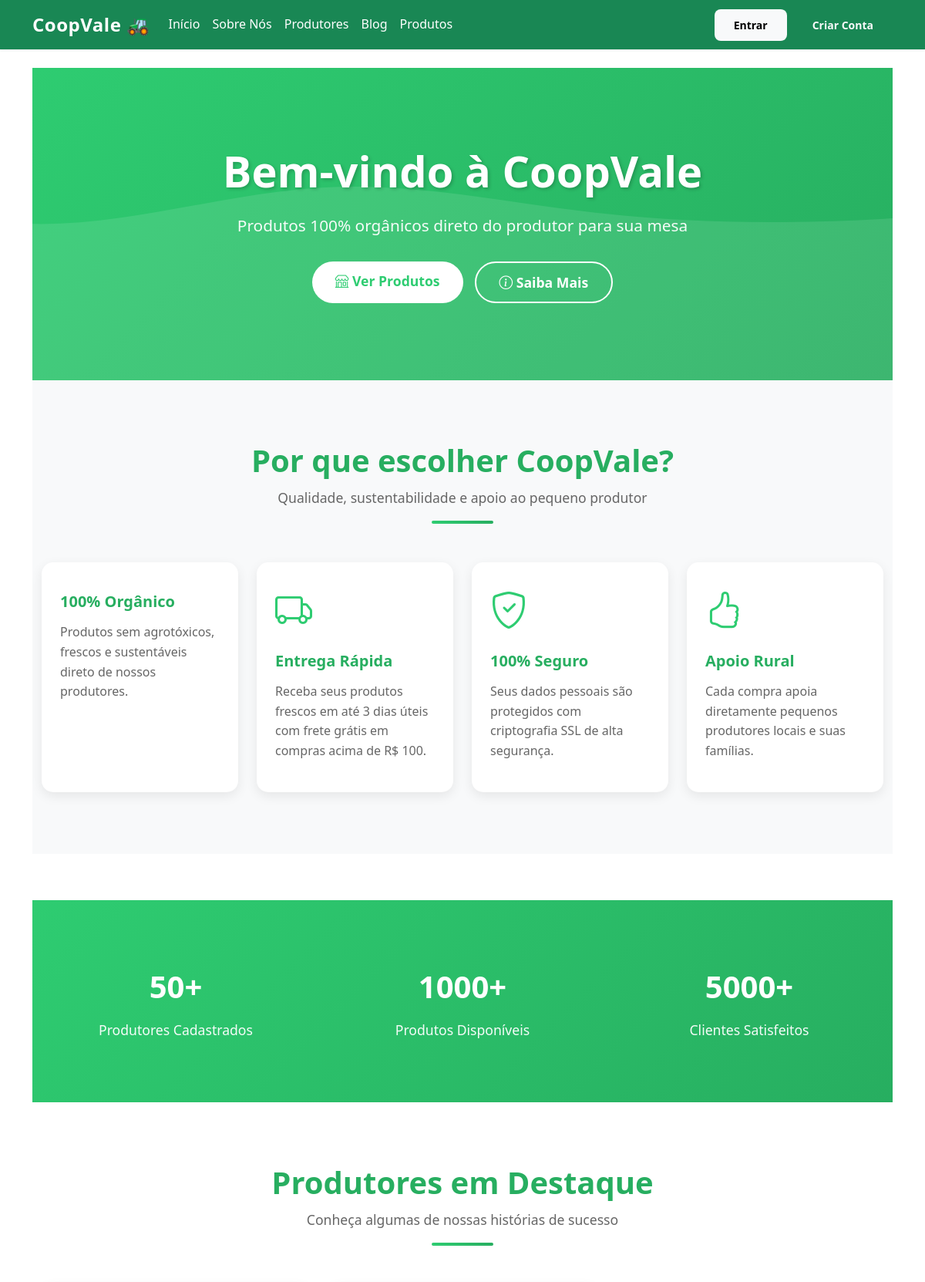
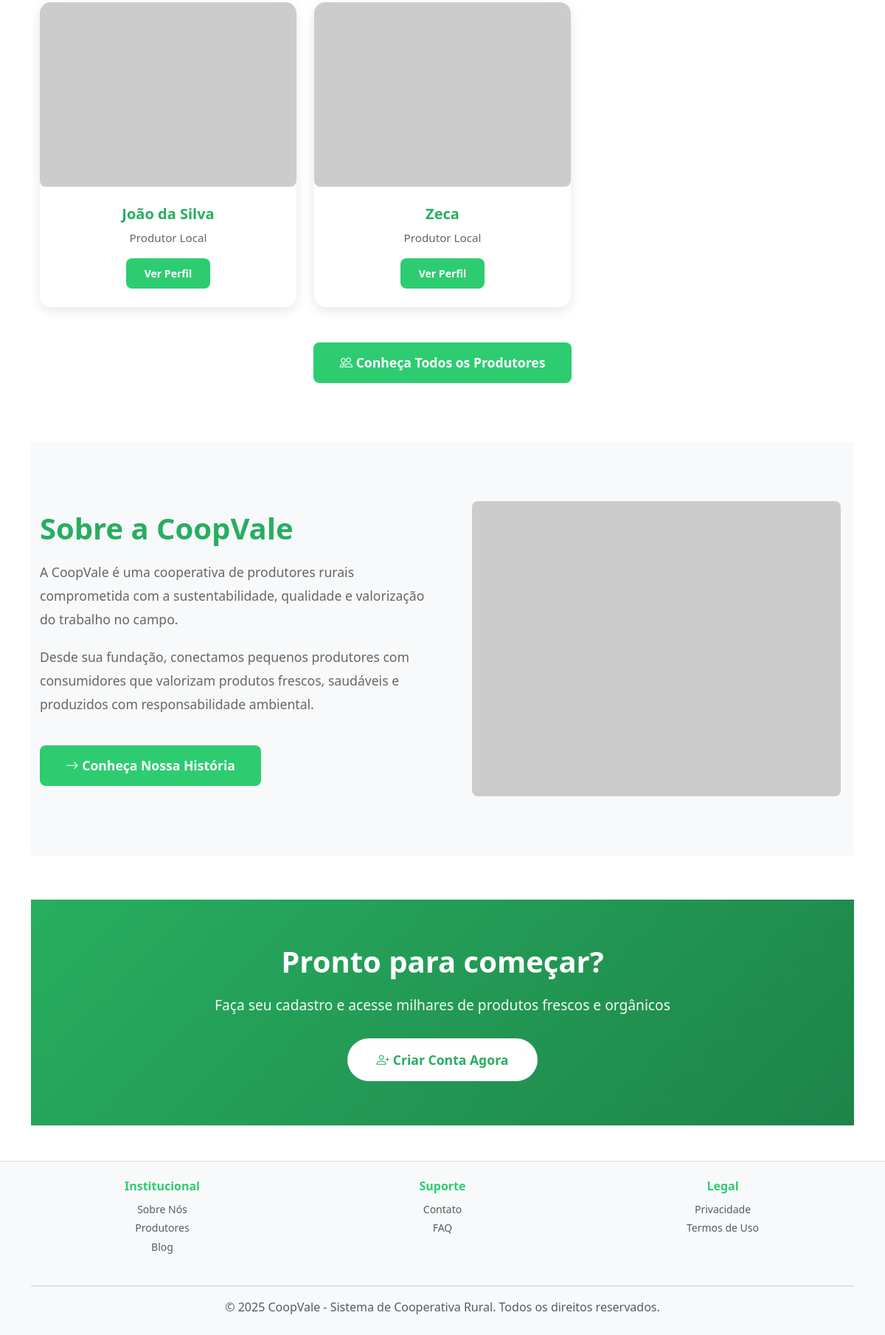
The app's page /institucional/home with its own data (2 pictures, top to bottom).
### app/models/models.py (models this page shows)
class Produtor(db.Model):
    id = db.Column(db.Integer, primary_key=True)
    usuario_id = db.Column(db.Integer, db.ForeignKey(
        "usuario.id"), unique=True, nullable=False)
    nome = db.Column(db.String(100), nullable=False)
    cpf = db.Column(db.String(14))
    telefone = db.Column(db.String(20))
    endereco = db.Column(db.Text)
    certificacoes = db.Column(db.Text)
    produtos = db.relationship("Produto", backref="produtor", lazy=True)
    categorias = db.relationship('Categoria', secondary=produtor_categoria,
                                 lazy='subquery', backref=db.backref('produtores', lazy=True))

### app/blueprints/institucional/routes.py (the view)
@institucional_bp.route('/home')
def home():
    produtores_destaque = Produtor.query.join(Usuario).filter(Usuario.ativo == True).limit(3).all()
    return render_template('institucional/home.html', produtores=produtores_destaque)

### app/templates/institucional/home.html (shortened to what this page needs)
{% extends "base.html" %}
{% block conteudo %}
<section class="hero-section">
    <div class="hero-content">
        <div class="container">
            <h1>Bem-vindo à CoopVale</h1>
            <p>Produtos 100% orgânicos direto do produtor para sua mesa</p>
            <div class="hero-buttons">
                <a href="{{ url_for('produtos.listar_produtos') }}" class="btn btn-hero btn-hero-primary">
                    <i class="bi bi-shop"></i> Ver Produtos
                </a>
                <a href="{{ url_for('institucional.sobre') }}" class="btn btn-hero btn-hero-secondary">
                    <i class="bi bi-info-circle"></i> Saiba Mais
                </a>
            </div>
        </div>
    </div>
</section>
<section class="featured-section">
    <div class="container">
        <div class="section-title">
            <h2>Por que escolher CoopVale?</h2>
            <p>Qualidade, sustentabilidade e apoio ao pequeno produtor</p>
            <div class="title-underline"></div>
        </div>
        <div class="row g-4">
            <div class="col-md-6 col-lg-3">
                <div class="card card-feature p-4">
                    <h5>100% Orgânico</h5>
                    <p>Produtos sem agrotóxicos, frescos e sustentáveis direto de nossos produtores.</p>
                </div>
            </div>
            <div class="col-md-6 col-lg-3">
                <div class="card card-feature p-4">
                    <div class="card-feature-icon">
                        <i class="bi bi-truck"></i>
                    </div>
                    <h5>Entrega Rápida</h5>
                    <p>Receba seus produtos frescos em até 3 dias úteis com frete grátis em compras acima de R$ 100.</p>
                </div>
            </div>
            <div class="col-md-6 col-lg-3">
                <div class="card card-feature p-4">
                    <div class="card-feature-icon">
                        <i class="bi bi-shield-check"></i>
                    </div>
                    <h5>100% Seguro</h5>
                    <p>Seus dados pessoais são protegidos com criptografia SSL de alta segurança.</p>
                </div>
            </div>
            <div class="col-md-6 col-lg-3">
                <div class="card card-feature p-4">
                    <div class="card-feature-icon">
                        <i class="bi bi-hand-thumbs-up"></i>
                    </div>
                    <h5>Apoio Rural</h5>
                    <p>Cada compra apoia diretamente pequenos produtores locais e suas famílias.</p>
                </div>
            </div>
        </div>
    </div>
</section>
<section class="stats-section">
    <div class="container">
        <div class="row text-center">
            <div class="col-md-4">
                <div class="stat-item">
                    <div class="stat-number">50+</div>
                    <div class="stat-label">Produtores Cadastrados</div>
                </div>
            </div>
            <div class="col-md-4">
                <div class="stat-item">
                    <div class="stat-number">1000+</div>
                    <div class="stat-label">Produtos Disponíveis</div>
                </div>
            </div>
            <div class="col-md-4">
                <div class="stat-item">
                    <div class="stat-number">5000+</div>
                    <div class="stat-label">Clientes Satisfeitos</div>
                </div>
            </div>
        </div>
    </div>
</section>
<section class="produtores-section">
    <div class="container">
        <div class="section-title">
            <h2>Produtores em Destaque</h2>
            <p>Conheça algumas de nossas histórias de sucesso</p>
            <div class="title-underline"></div>
        </div>
        <div class="row g-4">
            {% if produtores %}
                {% for produtor in produtores %}
                <div class="col-md-6 col-lg-4">
                    <div class="card produtor-card">
                        <img src="https://via.placeholder.com/400x250?text={{ produtor.nome }}" alt="{{ produtor.nome }}">
                        <div class="produtor-info">
                            <h5>{{ produtor.nome }}</h5>
                            <p>{{ produtor.especialidade if produtor.especialidade else 'Produtor Local' }}</p>
                            <a href="{{ url_for('produtor.ver_perfil') }}" class="btn btn-sm btn-success mt-3">
                                Ver Perfil
                            </a>
                        </div>
                    </div>
                </div>
                {% endfor %}
            {% else %}
                <div class="col-12">
                    <div class="alert alert-info text-center">
                        <p>Produtores em destaque em breve!</p>
                    </div>
                </div>
            {% endif %}
        </div>
        <div class="text-center mt-5">
            <a href="{{ url_for('institucional.produtores') }}" class="btn btn-success btn-lg">
                <i class="bi bi-people"></i> Conheça Todos os Produtores
            </a>
        </div>
    </div>
</section>
<section class="about-preview">
    <div class="container">
        <div class="about-content">
            <div class="about-text col-lg-6">
                <h2>Sobre a CoopVale</h2>
                <p>A CoopVale é uma cooperativa de produtores rurais comprometida com a sustentabilidade, qualidade e valorização do trabalho no campo.</p>
                <p>Desde sua fundação, conectamos pequenos produtores com consumidores que valorizam produtos frescos, saudáveis e produzidos com responsabilidade ambiental.</p>
                <a href="{{ url_for('institucional.sobre') }}" class="btn btn-success btn-lg">
                    <i class="bi bi-arrow-right"></i> Conheça Nossa História
                </a>
            </div>
            <div class="col-lg-6">
                <img src="https://via.placeholder.com/500x400?text=CoopVale" alt="CoopVale" class="img-fluid">
            </div>
        </div>
    </div>
</section>
<section class="cta-section">
    <div class="container">
        <h2>Pronto para começar?</h2>
        <p>Faça seu cadastro e acesse milhares de produtos frescos e orgânicos</p>
        <a href="{{ url_for('auth.registro') }}" class="btn-cta">
            <i class="bi bi-person-plus"></i> Criar Conta Agora
        </a>
    </div>
</section>
{% endblock %}

### app/static/style.css (style rules this page uses)
:root { --primary-color: #2ecc71; --primary-dark: #27ae60; --secondary-color: #f39c12; --light-bg: #f8f9fa; --border-color: #e0e0e0; --text-dark: #333; --text-muted: #666; }
* { margin: 0; padding: 0; box-sizing: border-box; }
html, body { height: 100%; }
body { font-family: 'Segoe UI', Tahoma, Geneva, Verdana, sans-serif; color: var(--text-dark); background-color: #fff; line-height: 1.6; }
.btn { border-radius: 8px; font-weight: 600; transition: all 0.3s ease; border: none; padding: 10px 25px; }
.btn-success { background-color: var(--primary-color); border-color: var(--primary-color); }
.btn-lg { padding: 14px 35px; font-size: 1.1rem; }
.card { border: none; border-radius: 12px; box-shadow: 0 2px 10px rgba(0, 0, 0, 0.08); transition: all 0.3s ease; }
a { color: var(--primary-color); text-decoration: none; transition: all 0.3s ease; }
img { max-width: 100%; height: auto; border-radius: 8px; }
::placeholder { color: #999; opacity: 0.7; }

### app/templates/institucional/home.html (style rules this page uses)
.hero-section { background: linear-gradient(135deg, #2ecc71 0%, #27ae60 100%); color: white; padding: 100px 0; text-align: center; position: relative; overflow: hidden; }
.hero-section::before { content: ''; position: absolute; top: 0; left: 0; right: 0; bottom: 0; background-size: cover; }
.hero-content { position: relative; z-index: 1; }
.hero-section h1 { font-size: 3.5rem; font-weight: 700; margin-bottom: 20px; text-shadow: 2px 2px 4px rgba(0,0,0,0.2); }
.hero-section p { font-size: 1.3rem; margin-bottom: 30px; opacity: 0.95; }
.hero-buttons { display: flex; gap: 15px; justify-content: center; flex-wrap: wrap; }
.btn-hero { padding: 12px 30px; font-size: 1.1rem; font-weight: 600; border-radius: 50px; transition: all 0.3s ease; }
.btn-hero-primary { background-color: white; color: #2ecc71; border: none; }
.btn-hero-secondary { background-color: transparent; color: white; border: 2px solid white; }
.featured-section { padding: 80px 0; background-color: #f8f9fa; }
.section-title { text-align: center; margin-bottom: 50px; position: relative; }
.section-title h2 { font-size: 2.5rem; font-weight: 700; color: #27ae60; margin-bottom: 10px; }
.section-title p { font-size: 1.1rem; color: #666; }
.title-underline { width: 80px; height: 4px; background: linear-gradient(90deg, #2ecc71, #27ae60); margin: 15px auto 0; border-radius: 2px; }
.card-feature { border: none; border-radius: 15px; overflow: hidden; transition: all 0.3s ease; height: 100%; box-shadow: 0 5px 15px rgba(0,0,0,0.08); }
.card-feature-icon { font-size: 3rem; color: #2ecc71; margin-bottom: 15px; }
.card-feature h5 { color: #27ae60; font-weight: 700; margin-bottom: 15px; }
.card-feature p { color: #666; line-height: 1.6; }
.stats-section { background: linear-gradient(135deg, #2ecc71 0%, #27ae60 100%); color: white; padding: 60px 0; margin-top: 60px; }
.stat-item { text-align: center; padding: 20px; }
.stat-number { font-size: 2.5rem; font-weight: 700; margin-bottom: 10px; }
.stat-label { font-size: 1.1rem; opacity: 0.95; }
.produtores-section { padding: 80px 0; }
.produtor-card { border-radius: 15px; overflow: hidden; box-shadow: 0 5px 15px rgba(0,0,0,0.1); transition: all 0.3s ease; text-align: center; border: none; }
.produtor-card img { width: 100%; height: 250px; object-fit: cover; }
.produtor-info { padding: 25px; }
.produtor-info h5 { color: #27ae60; font-weight: 700; margin-bottom: 8px; }
.produtor-info p { color: #666; font-size: 0.95rem; margin-bottom: 0; }
.cta-section { background: linear-gradient(135deg, #27ae60 0%, #1e8449 100%); color: white; padding: 60px 0; text-align: center; margin: 60px 0 0 0; }
.cta-section h2 { font-size: 2.5rem; margin-bottom: 20px; font-weight: 700; }
.cta-section p { font-size: 1.2rem; margin-bottom: 30px; opacity: 0.95; }
.btn-cta { padding: 15px 40px; font-size: 1.1rem; font-weight: 600; border-radius: 50px; background-color: white; color: #27ae60; border: none; transition: all 0.3s ease; text-decoration: none; display: inline-block; }
.about-preview { padding: 80px 0; background-color: #f8f9fa; }
.about-content { display: flex; align-items: center; gap: 40px; }
.about-text h2 { color: #27ae60; font-size: 2.5rem; font-weight: 700; margin-bottom: 20px; }
.about-text p { color: #666; font-size: 1.1rem; line-height: 1.8; margin-bottom: 20px; }
.about-text .btn { margin-top: 20px; }

### records on screen
Produtor: nome "João da Silva", especialidade "Produtor Local"
Produtor: nome "Zeca", especialidade "Produtor Local"
